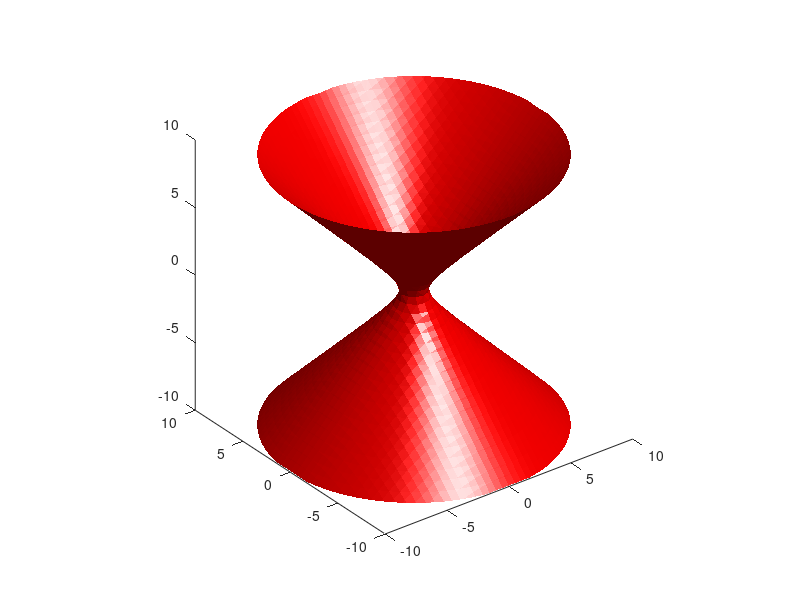

Write the MATLAB code that produced this figure.
%hiperboloide
clc;
clear all;
[X,Y,Z] = meshgrid(-10:0.5:10,-10:0.5:10,-10:0.5:10);
a=1;
b=1;
c=1;
V = X.^2/a^2 + Y.^2/b^2 - Z.^2/c^2;
p=patch(isosurface(X,Y,Z,V,1)); % This is the key step. It involves getting the part of the volume corresponding to the surface defined by the equation
set(p,'FaceColor','red','EdgeColor','none');
daspect([1 1 1])
view(3);
camlight